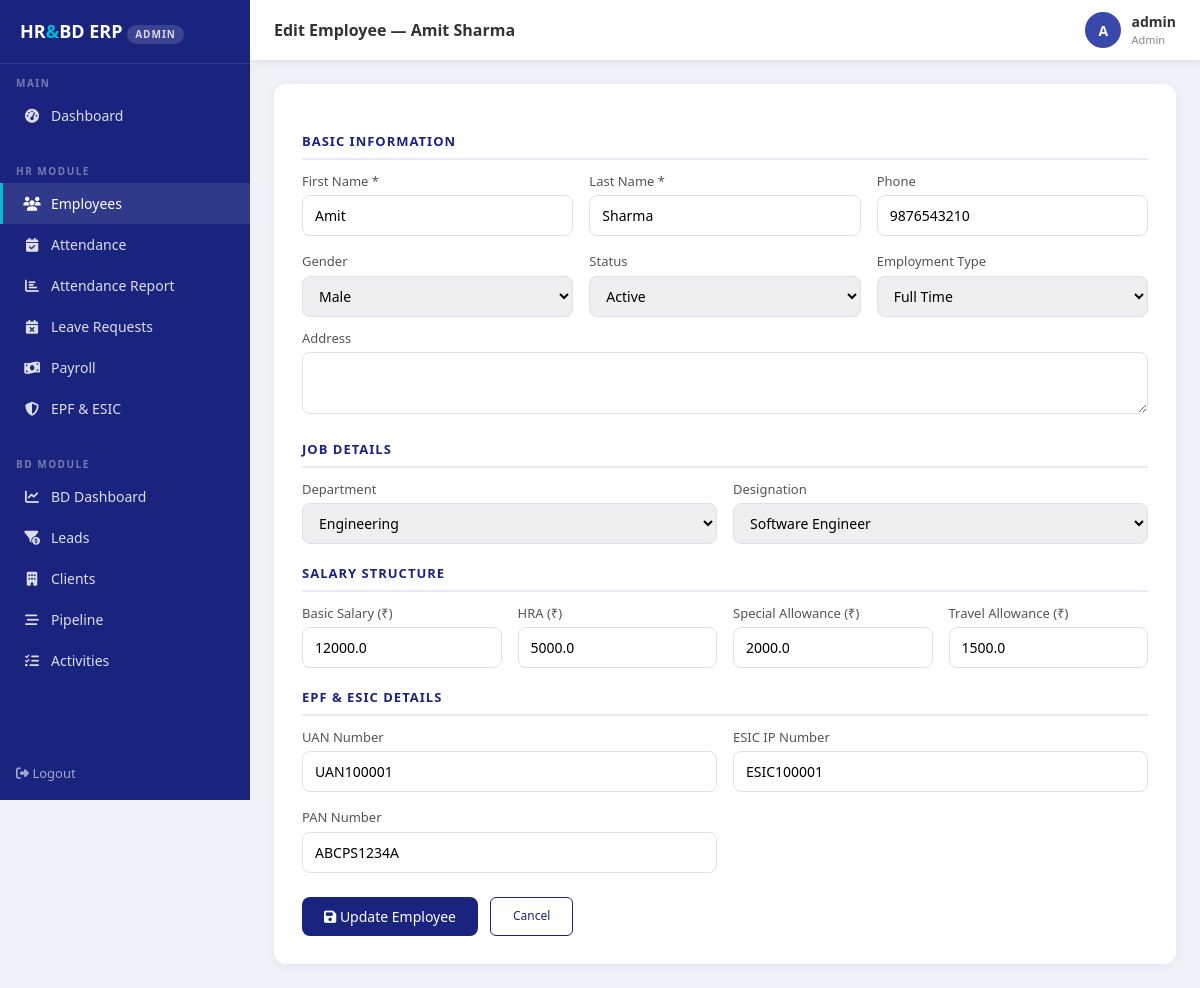
Screenshot of /employees/1/edit (signed in) with the database file from the repository.
### app/models/models.py (models this page shows, shortened)
class User(UserMixin, db.Model):
    __tablename__ = 'users'
    id            = db.Column(db.Integer, primary_key=True)
    username      = db.Column(db.String(80),  unique=True, nullable=False)
    email         = db.Column(db.String(120), unique=True, nullable=False)
    password_hash = db.Column(db.String(256))
    role          = db.Column(db.String(20),  default='employee')
    employee_id   = db.Column(db.Integer, db.ForeignKey('employees.id'), nullable=True)
    is_active     = db.Column(db.Boolean, default=True)
    created_at    = db.Column(db.DateTime, default=datetime.utcnow)

class Employee(db.Model):
    __tablename__ = 'employees'
    id              = db.Column(db.Integer, primary_key=True)
    employee_code   = db.Column(db.String(20),  unique=True, nullable=False)
    first_name      = db.Column(db.String(50),  nullable=False)
    last_name       = db.Column(db.String(50),  nullable=False)
    email           = db.Column(db.String(120), unique=True, nullable=False)
    phone           = db.Column(db.String(15))
    date_of_birth   = db.Column(db.Date)
    gender          = db.Column(db.String(10))
    address         = db.Column(db.Text)
    department_id   = db.Column(db.Integer, db.ForeignKey('departments.id'))
    designation_id  = db.Column(db.Integer, db.ForeignKey('designations.id'))
    joining_date    = db.Column(db.Date, nullable=False)
    employment_type = db.Column(db.String(20), default='full_time')
    status          = db.Column(db.String(20), default='active')
    basic_salary       = db.Column(db.Float, default=0.0)
    hra                = db.Column(db.Float, default=0.0)
    special_allowance  = db.Column(db.Float, default=0.0)
    travel_allowance   = db.Column(db.Float, default=0.0)
    uan_number      = db.Column(db.String(20))   # EPF Universal Account Number
    esic_ip_number  = db.Column(db.String(20))   # ESIC Insured Person Number
    epf_applicable  = db.Column(db.Boolean, default=True)
    esic_applicable = db.Column(db.Boolean, default=True)
    pan_number      = db.Column(db.String(10))
    aadhaar_number  = db.Column(db.String(12))
    created_at      = db.Column(db.DateTime, default=datetime.utcnow)
    leave_requests    = db.relationship('LeaveRequest', backref='employee', lazy=True)
    attendance_records= db.relationship('Attendance',   backref='employee', lazy=True)
    payroll_records   = db.relationship('Payroll',      backref='employee', lazy=True)
    @property
    def full_name(self):
        return f'{self.first_name} {self.last_name}'

class Department(db.Model):
    __tablename__ = 'departments'
    id          = db.Column(db.Integer, primary_key=True)
    name        = db.Column(db.String(100), nullable=False)
    description = db.Column(db.Text)
    created_at  = db.Column(db.DateTime, default=datetime.utcnow)
    employees   = db.relationship('Employee', backref='department', lazy=True)

class Designation(db.Model):
    __tablename__ = 'designations'
    id          = db.Column(db.Integer, primary_key=True)
    name        = db.Column(db.String(100), nullable=False)
    description = db.Column(db.Text)
    employees   = db.relationship('Employee', backref='designation', lazy=True)

### app/routes/employees.py (the view)
@employees_bp.route('/employees/<int:id>/edit', methods=['GET', 'POST'])
@login_required
@hr_only
def edit(id):
    if request.method == 'POST':
        _svc.update_employee(id, request.form)
        flash('Employee updated successfully!', 'success')
        return redirect(url_for('employees.view', id=id))
    return render_template('employees/edit.html',
                           emp=_svc.get_employee(id),
                           departments=_svc.get_all_departments(),
                           designations=_svc.get_all_designations())

### app/repositories/employee_repository.py (called while the page is built)
    def get_by_id(self, employee_id):
        return Employee.query.get_or_404(employee_id)

    def get_all(self):
        return Department.query.order_by(Department.name).all()

    def get_all(self):
        return Designation.query.order_by(Designation.name).all()

### app/services/employee_service.py (called while the page is built)
    def get_employee(self, employee_id):
        return self.employee_repo.get_by_id(employee_id)

    def get_all_departments(self):
        return self.department_repo.get_all()

    def get_all_designations(self):
        return self.designation_repo.get_all()

### app/utils/rbac.py (called while the page is built)
def roles_required(*roles):
    def decorator(f):
        @wraps(f)
        def decorated_function(*args, **kwargs):
            if current_user.role not in roles:
                return render_template('errors/403.html'), 403
            return f(*args, **kwargs)
        return decorated_function
    return decorator

### app/templates/employees/edit.html (shortened to what this page needs)
{% extends "base.html" %}
{% block page_title %}Edit Employee — {{ emp.full_name }}{% endblock %}
{% block content %}
<div class="form-card">
  <form method="POST">
    <div class="form-section-title">Basic Information</div>
    <div style="display:grid;grid-template-columns:1fr 1fr 1fr;gap:16px;">
      <div><label>First Name *</label><input name="first_name" value="{{ emp.first_name }}" required></div>
      <div><label>Last Name *</label><input name="last_name" value="{{ emp.last_name }}" required></div>
      <div><label>Phone</label><input name="phone" value="{{ emp.phone or '' }}"></div>
      <div><label>Gender</label>
        <select name="gender">
          <option {% if emp.gender == 'Male' %}selected{% endif %}>Male</option>
        </select>
      </div>
      <div><label>Status</label>
        <select name="status">
          <option value="active" {% if emp.status == 'active' %}selected{% endif %}>Active</option>
        </select>
      </div>
      <div><label>Employment Type</label>
        <select name="employment_type">
          <option value="full_time" {% if emp.employment_type == 'full_time' %}selected{% endif %}>Full Time</option>
        </select>
      </div>
    </div>
    <div style="margin-top:12px;"><label>Address</label><textarea name="address" rows="2">{{ emp.address or '' }}</textarea></div>
    <div class="form-section-title">Job Details</div>
    <div style="display:grid;grid-template-columns:1fr 1fr;gap:16px;">
      <div><label>Department</label>
        <select name="department_id">
          {% for d in departments %}<option value="{{ d.id }}" {% if emp.department_id == d.id %}selected{% endif %}>{{ d.name }}</option>{% endfor %}
        </select>
      </div>
      <div><label>Designation</label>
        <select name="designation_id">
          {% for d in designations %}<option value="{{ d.id }}" {% if emp.designation_id == d.id %}selected{% endif %}>{{ d.name }}</option>{% endfor %}
        </select>
      </div>
    </div>
    <div class="form-section-title">Salary Structure</div>
    <div style="display:grid;grid-template-columns:1fr 1fr 1fr 1fr;gap:16px;">
      <div><label>Basic Salary (₹)</label><input name="basic_salary" type="number" step="0.01" value="{{ emp.basic_salary }}"></div>
      <div><label>HRA (₹)</label><input name="hra" type="number" step="0.01" value="{{ emp.hra }}"></div>
      <div><label>Special Allowance (₹)</label><input name="special_allowance" type="number" step="0.01" value="{{ emp.special_allowance }}"></div>
      <div><label>Travel Allowance (₹)</label><input name="travel_allowance" type="number" step="0.01" value="{{ emp.travel_allowance }}"></div>
    </div>
    <div class="form-section-title">EPF & ESIC Details</div>
    <div style="display:grid;grid-template-columns:1fr 1fr;gap:16px;">
      <div><label>UAN Number</label><input name="uan_number" value="{{ emp.uan_number or '' }}"></div>
      <div><label>ESIC IP Number</label><input name="esic_ip_number" value="{{ emp.esic_ip_number or '' }}"></div>
      <div><label>PAN Number</label><input name="pan_number" value="{{ emp.pan_number or '' }}"></div>
    </div>
    <div style="margin-top:24px;display:flex;gap:12px;">
      <button type="submit" class="btn-primary-custom"><i class="fas fa-save"></i> Update Employee</button>
      <a href="{{ url_for('employees.view', id=emp.id) }}" class="btn-sm-outline" style="padding:9px 22px;">Cancel</a>
    </div>
  </form>
</div>
{% endblock %}

### app/templates/base.html (shortened to what this page needs)
<!DOCTYPE html>
<html lang="en">
<head>
  <link rel="stylesheet" href="https://cdnjs.cloudflare.com/ajax/libs/font-awesome/6.4.0/css/all.min.css">
  <link rel="stylesheet" href="https://cdnjs.cloudflare.com/ajax/libs/bootstrap/5.3.0/css/bootstrap.min.css">
</head>
<body>
<nav class="sidebar">
  <div class="sidebar-brand">
    HR<span>&</span>BD ERP
    <div class="role-badge">{{ current_user.role.replace('_',' ') }}</div>
  </div>
  <div class="sidebar-section">Main</div>
  <ul class="sidebar-menu">
    <li><a href="{{ url_for('dashboard.index') }}"
           class="{{ 'active' if request.endpoint == 'dashboard.index' }}">
      <i class="fas fa-tachometer-alt"></i> Dashboard
    </a></li>
  </ul>
  {% if current_user.role in ('admin', 'hr_manager') %}
  <div class="sidebar-section">HR Module</div>
  <ul class="sidebar-menu">
    <li><a href="{{ url_for('employees.index') }}"
           class="{{ 'active' if 'employees' in request.endpoint }}">
      <i class="fas fa-users"></i> Employees
    </a></li>
    <li><a href="{{ url_for('attendance.index') }}"
           class="{{ 'active' if request.endpoint == 'attendance.index' }}">
      <i class="fas fa-calendar-check"></i> Attendance
    </a></li>
    <li><a href="{{ url_for('attendance.report') }}"
           class="{{ 'active' if request.endpoint == 'attendance.report' }}">
      <i class="fas fa-chart-bar"></i> Attendance Report
    </a></li>
    <li><a href="{{ url_for('leave.index') }}"
           class="{{ 'active' if request.endpoint == 'leave.index' }}">
      <i class="fas fa-calendar-times"></i> Leave Requests
    </a></li>
    <li><a href="{{ url_for('payroll.index') }}"
           class="{{ 'active' if request.endpoint == 'payroll.index' }}">
      <i class="fas fa-money-bill-wave"></i> Payroll
    </a></li>
    <li><a href="{{ url_for('compliance.index') }}"
           class="{{ 'active' if 'compliance' in request.endpoint }}">
      <i class="fas fa-shield-alt"></i> EPF & ESIC
    </a></li>
  </ul>
  {% endif %}
  {% if current_user.role in ('admin', 'bd_manager', 'bd_executive') %}
  <div class="sidebar-section">BD Module</div>
  <ul class="sidebar-menu">
    <li><a href="{{ url_for('bd.index') }}"
           class="{{ 'active' if request.endpoint == 'bd.index' }}">
      <i class="fas fa-chart-line"></i> BD Dashboard
    </a></li>
    <li><a href="{{ url_for('bd.leads') }}"
           class="{{ 'active' if request.endpoint in ['bd.leads','bd.add_lead'] }}">
      <i class="fas fa-funnel-dollar"></i> Leads
    </a></li>
    <li><a href="{{ url_for('bd.clients') }}"
           class="{{ 'active' if request.endpoint in ['bd.clients','bd.add_client'] }}">
      <i class="fas fa-building"></i> Clients
    </a></li>
    <li><a href="{{ url_for('bd.pipeline') }}"
           class="{{ 'active' if 'pipeline' in request.endpoint or 'opportunity' in request.endpoint }}">
      <i class="fas fa-stream"></i> Pipeline
    </a></li>
    <li><a href="{{ url_for('bd.activities') }}"
           class="{{ 'active' if 'activit' in request.endpoint }}">
      <i class="fas fa-tasks"></i> Activities
    </a></li>
  </ul>
  {% endif %}
  <div style="margin-top:auto;padding:16px;">
    <a href="{{ url_for('auth.logout') }}"
       style="color:rgba(255,255,255,0.6);font-size:13px;text-decoration:none;">
      <i class="fas fa-sign-out-alt"></i> Logout
    </a>
  </div>
</nav>
<div class="topbar">
  <div class="topbar-title">{% block page_title %}Dashboard{% endblock %}</div>
  <div class="topbar-user">
    <div class="avatar">{{ current_user.username[0].upper() }}</div>
    <div>
      <div style="font-weight:600;font-size:14px;">{{ current_user.username }}</div>
      <div style="font-size:11px;color:#888;">
        {{ current_user.role.replace('_',' ').title() }}
      </div>
    </div>
  </div>
</div>
<div class="main-content">
  {% block content %}{% endblock %}
</div>
</body>
</html>

### app/templates/base.html (style rules this page uses)
:root { --primary: #1a237e; --primary-light: #3949ab; --accent: #00bcd4; --sidebar-width: 250px; --topbar-h: 60px; --body-bg: #f0f2f8; }
* { box-sizing: border-box; margin: 0; padding: 0; }
body { font-family: 'Segoe UI', sans-serif; background: var(--body-bg); color: #333; }
.sidebar { position: fixed; top: 0; left: 0; width: var(--sidebar-width); height: 100vh; background: var(--primary); display: flex; flex-direction: column; z-index: 1000; overflow-y: auto; }
.sidebar-brand { padding: 18px 20px; border-bottom: 1px solid rgba(255,255,255,0.1); color: white; font-size: 18px; font-weight: 700; }
.sidebar-brand span { color: var(--accent); }
.role-badge { font-size: 10px; background: rgba(255,255,255,0.15); color: rgba(255,255,255,0.8); padding: 2px 8px; border-radius: 10px; margin-top: 4px; display: inline-block; text-transform: uppercase; letter-spacing: 1px; }
.sidebar-section { padding: 12px 16px 4px; font-size: 10px; text-transform: uppercase; letter-spacing: 1.5px; color: rgba(255,255,255,0.4); font-weight: 600; }
.sidebar-menu { list-style: none; padding: 0; }
.sidebar-menu li a { display: flex; align-items: center; gap: 10px; padding: 10px 20px; color: rgba(255,255,255,0.85); text-decoration: none; font-size: 14px; transition: all 0.2s; border-left: 3px solid transparent; }
.sidebar-menu li a:hover, .sidebar-menu li a.active { background: rgba(255,255,255,0.1); color: white; border-left-color: var(--accent); }
.sidebar-menu li a i { width: 18px; text-align: center; }
.topbar { position: fixed; top: 0; left: var(--sidebar-width); right: 0; height: var(--topbar-h); background: white; display: flex; align-items: center; justify-content: space-between; padding: 0 24px; box-shadow: 0 2px 8px rgba(0,0,0,0.08); z-index: 999; }
.topbar-title { font-size: 16px; font-weight: 600; color: #333; }
.topbar-user { display: flex; align-items: center; gap: 10px; font-size: 14px; }
.topbar-user .avatar { width: 36px; height: 36px; background: var(--primary-light); border-radius: 50%; display: flex; align-items: center; justify-content: center; color: white; font-weight: 600; }
.main-content { margin-left: var(--sidebar-width); margin-top: var(--topbar-h); padding: 24px; min-height: calc(100vh - var(--topbar-h)); }
.form-card { background: white; border-radius: 12px; padding: 28px; box-shadow: 0 2px 12px rgba(0,0,0,0.06); }
.form-section-title { font-size: 13px; font-weight: 700; text-transform: uppercase; letter-spacing: 1px; color: var(--primary); margin: 20px 0 12px; border-bottom: 2px solid #e8eaf6; padding-bottom: 6px; }
label { font-size: 13px; font-weight: 500; color: #555; margin-bottom: 4px; display: block; }
input, select, textarea { width: 100%; padding: 9px 12px; border: 1px solid #dde1ee; border-radius: 8px; font-size: 14px; outline: none; transition: border 0.2s; }
.btn-primary-custom { background: var(--primary); color: white; border: none; padding: 9px 22px; border-radius: 8px; font-size: 14px; cursor: pointer; font-weight: 500; transition: background 0.2s; }
.btn-sm-outline { background: transparent; border: 1px solid var(--primary); color: var(--primary); padding: 5px 12px; border-radius: 6px; font-size: 12px; cursor: pointer; text-decoration: none; display: inline-block; }

### rows the page displays
User: role.replace "ADMIN", username "A", username "admin", role.replace "Admin"
Employee: full_name "Amit Sharma", first_name "Amit", last_name "Sharma", phone "9876543210", gender "Male", status "Active", employment_type "Full Time", department_id "Engineering", designation_id "Software Engineer", basic_salary "12000.0", hra "5000.0", special_allowance "2000.0", travel_allowance "1500.0", uan_number "UAN100001", esic_ip_number "ESIC100001", pan_number "ABCPS1234A"
